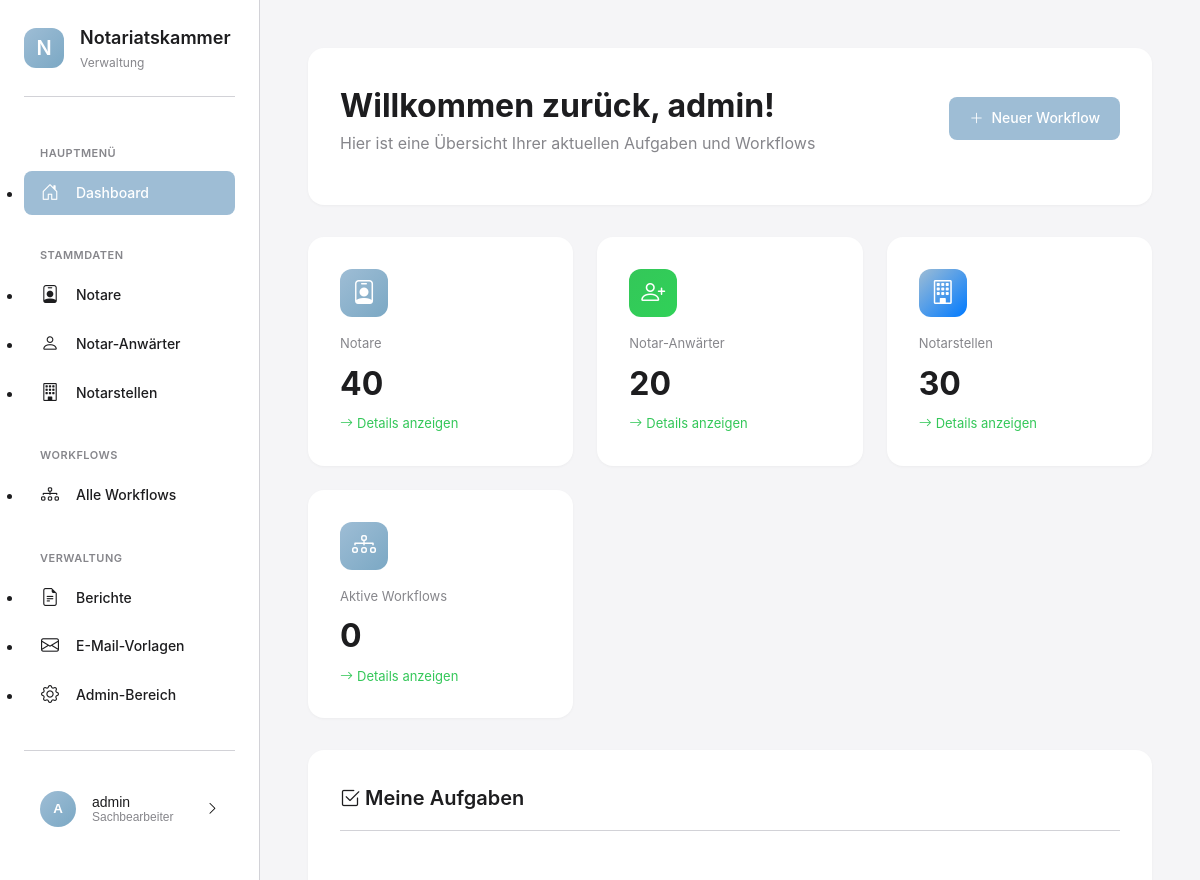
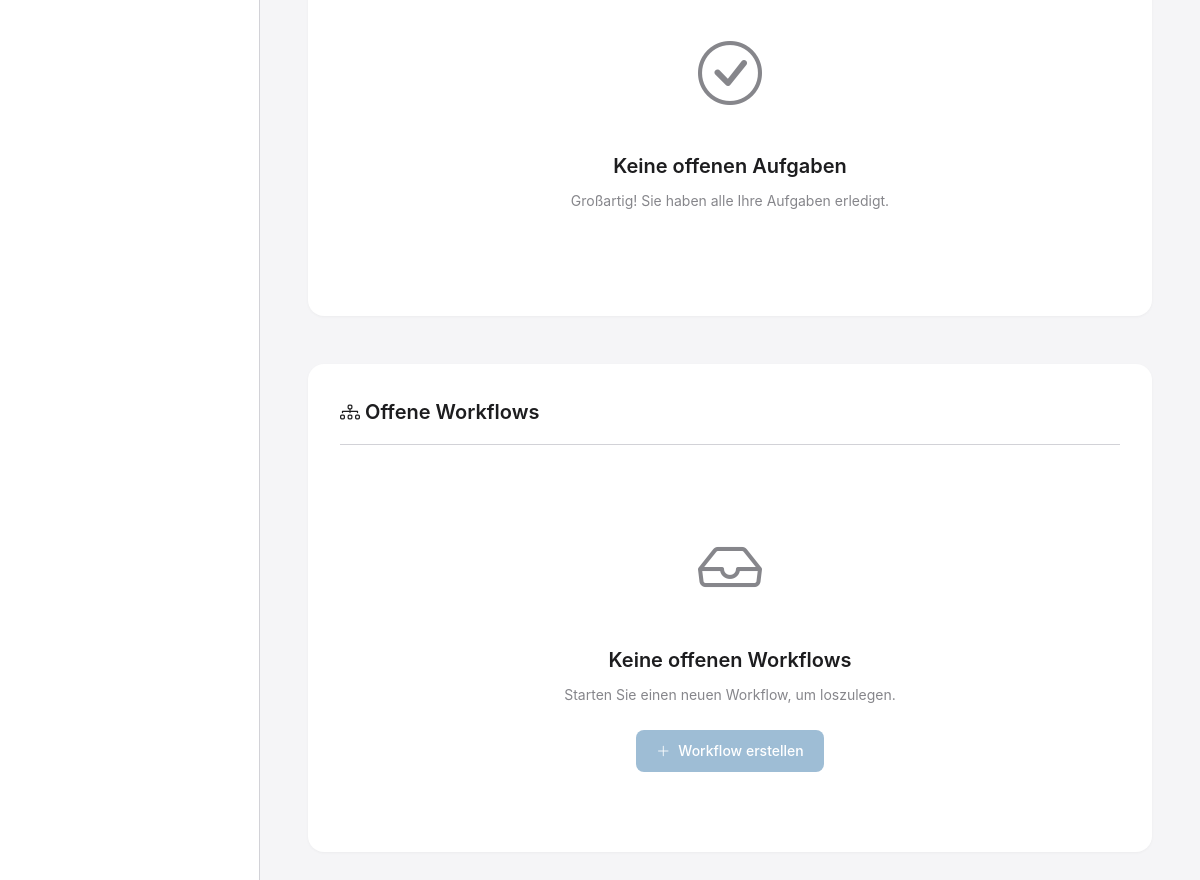
The app's page / (signed in) with its own data (2 pictures, top to bottom).
### apps/benutzer/models.py (models this page shows, shortened)
class KammerBenutzer(AbstractUser):
    ROLLEN = [
        ('admin', 'Administrator'),
        ('sachbearbeiter', 'Sachbearbeiter'),
        ('leitung', 'Leitung'),
    ]
    rolle = models.CharField(
        max_length=20,
        choices=ROLLEN,
        default='sachbearbeiter',
        verbose_name='Rolle'
    )
    abteilung = models.CharField(
        max_length=100,
        blank=True,
        verbose_name='Abteilung',
        help_text='z.B. "Zulassungen", "Aufsicht", "Allgemein"'
    )
    telefon = models.CharField(
        max_length=50,
        blank=True,
        verbose_name='Telefon'
    )
    class Meta:
        verbose_name = 'Kammermitarbeiter'
        verbose_name_plural = 'Kammermitarbeiter'
        ordering = ['last_name', 'first_name']

### apps/workflows/views.py (the view)
# urls.py: path('', views.dashboard_view, name='dashboard'),
@login_required
def dashboard_view(request):
    benutzer = request.user
    statistiken = {
        'notare_gesamt': Notar.objects.filter(ist_aktiv=True).count(),
        'anwaerter_gesamt': NotarAnwaerter.objects.filter(ist_aktiv=True).count(),
        'notarstellen_gesamt': Notarstelle.objects.filter(ist_aktiv=True).count(),
        'workflows_aktiv': WorkflowInstanz.objects.filter(status='aktiv').count(),
        'workflows_gesamt': WorkflowInstanz.objects.count(),
    }
    offene_workflows = WorkflowService.offene_workflows_holen()[:10]
    workflows_nach_status = WorkflowInstanz.objects.values('status').annotate(
        anzahl=Count('id')
    ).order_by('status')
    context = {
        'statistiken': statistiken,
        'offene_workflows': offene_workflows,
        'workflows_nach_status': workflows_nach_status,
    }
    return render(request, 'workflows/dashboard.html', context)

### apps/workflows/services.py (called while the page is built)
    @staticmethod
    def offene_workflows_holen():
        return WorkflowInstanz.objects.filter(
            status='aktiv'
        ).select_related(
            'workflow_typ',
            'erstellt_von',
            'betroffene_person'
        ).order_by('-erstellt_am')

### templates/workflows/dashboard.html (shortened to what this page needs)
{% extends 'base_modern.html' %}
{% load static %}
{% block content %}
<div class="page-header">
    <div class="page-header-top">
        <div>
            <h1 class="page-title">Willkommen zurück, {{ user.get_full_name|default:user.username }}!</h1>
            <p class="page-subtitle">Hier ist eine Übersicht Ihrer aktuellen Aufgaben und Workflows</p>
        </div>
        <div class="page-actions">
            <a href="{% url 'workflow_erstellen' %}" class="btn btn-primary">
                <i class="bi bi-plus-lg"></i>
                Neuer Workflow
            </a>
        </div>
    </div>
</div>
<div class="stats-grid">
    <div class="stat-card">
        <div class="stat-card-icon orange">
            <i class="bi bi-person-badge"></i>
        </div>
        <div class="stat-card-label">Notare</div>
        <div class="stat-card-value">{{ statistiken.notare_gesamt }}</div>
        <div class="stat-card-change">
            <i class="bi bi-arrow-right"></i>
            <a href="{% url 'notare_liste' %}" style="color: inherit; text-decoration: none;">Details anzeigen</a>
        </div>
    </div>
    <div class="stat-card">
        <div class="stat-card-icon green">
            <i class="bi bi-person-plus"></i>
        </div>
        <div class="stat-card-label">Notar-Anwärter</div>
        <div class="stat-card-value">{{ statistiken.anwaerter_gesamt }}</div>
        <div class="stat-card-change">
            <i class="bi bi-arrow-right"></i>
            <a href="{% url 'anwaerter_liste' %}" style="color: inherit; text-decoration: none;">Details anzeigen</a>
        </div>
    </div>
    <div class="stat-card">
        <div class="stat-card-icon blue">
            <i class="bi bi-building"></i>
        </div>
        <div class="stat-card-label">Notarstellen</div>
        <div class="stat-card-value">{{ statistiken.notarstellen_gesamt }}</div>
        <div class="stat-card-change">
            <i class="bi bi-arrow-right"></i>
            <a href="{% url 'notarstellen_liste' %}" style="color: inherit; text-decoration: none;">Details anzeigen</a>
        </div>
    </div>
    <div class="stat-card">
        <div class="stat-card-icon orange">
            <i class="bi bi-diagram-3"></i>
        </div>
        <div class="stat-card-label">Aktive Workflows</div>
        <div class="stat-card-value">{{ statistiken.workflows_aktiv }}</div>
        <div class="stat-card-change">
            <i class="bi bi-arrow-right"></i>
            <a href="{% url 'workflow_liste' %}" style="color: inherit; text-decoration: none;">Details anzeigen</a>
        </div>
    </div>
</div>
<div style="display: grid; grid-template-columns: repeat(auto-fit, minmax(500px, 1fr)); gap: var(--spacing-lg); margin-bottom: var(--spacing-xl);">
    <div class="card">
        <div class="card-header">
            <h2 class="card-title">
                <i class="bi bi-check2-square"></i> Meine Aufgaben
            </h2>
        </div>
        <div class="card-body" style="padding: 0;">
            {% if meine_aufgaben %}
                {% for aufgabe in meine_aufgaben %}
                <a href="{% url 'workflow_detail' aufgabe.workflow_instanz.id %}"
                   style="display: block; padding: var(--spacing-lg); border-bottom: 1px solid var(--border-color); text-decoration: none; color: inherit; transition: background 0.2s;"
                   onmouseover="this.style.background='var(--bg-primary)'"
                   onmouseout="this.style.background='transparent'">
                    <div style="display: flex; justify-content: space-between; align-items-start; margin-bottom: var(--spacing-sm);">
                        <div style="font-weight: 600; color: var(--text-primary);">
                            {{ aufgabe.workflow_schritt.name }}
                        </div>
                        <span class="badge badge-warning">
                            Schritt {{ aufgabe.workflow_schritt.reihenfolge }}
                        </span>
                    </div>
                    <div style="font-size: 14px; color: var(--text-secondary); margin-bottom: var(--spacing-xs);">
                        <i class="bi bi-diagram-3"></i> {{ aufgabe.workflow_instanz.name }}
                    </div>
                    <div style="font-size: 13px; color: var(--text-secondary);">
                        {{ aufgabe.workflow_instanz.workflow_typ.name }}
                        {% if aufgabe.faellig_am %}
                        <span style="margin-left: 12px; color: var(--danger);">
                            <i class="bi bi-calendar-event"></i> Fällig: {{ aufgabe.faellig_am|date:"d.m.Y" }}
                        </span>
                        {% endif %}
                    </div>
                </a>
                {% endfor %}
                <div style="padding: var(--spacing-lg); text-align: center;">
                    <a href="{% url 'meine_aufgaben' %}" class="btn btn-secondary">
                        Alle Aufgaben anzeigen
                        <i class="bi bi-arrow-right"></i>
                    </a>
                </div>
            {% else %}
                <div class="empty-state" style="padding: var(--spacing-2xl);">
                    <div class="empty-state-icon">
                        <i class="bi bi-check-circle"></i>
                    </div>
                    <h3 class="empty-state-title">Keine offenen Aufgaben</h3>
                    <p class="empty-state-text">Großartig! Sie haben alle Ihre Aufgaben erledigt.</p>
                </div>
            {% endif %}
        </div>
    </div>
    <div class="card">
        <div class="card-header">
            <h2 class="card-title">
                <i class="bi bi-diagram-3"></i> Offene Workflows
            </h2>
        </div>
        <div class="card-body" style="padding: 0;">
            {% if offene_workflows %}
                {% for workflow in offene_workflows %}
                <a href="{% url 'workflow_detail' workflow.id %}"
                   style="display: block; padding: var(--spacing-lg); border-bottom: 1px solid var(--border-color); text-decoration: none; color: inherit; transition: background 0.2s;"
                   onmouseover="this.style.background='var(--bg-primary)'"
                   onmouseout="this.style.background='transparent'">
                    <div style="display: flex; justify-content: space-between; align-items-start; margin-bottom: var(--spacing-sm);">
                        <div style="font-weight: 600; color: var(--text-primary);">
                            {{ workflow.name }}
                        </div>
                        <span class="badge {% if workflow.status == 'aktiv' %}badge-success{% else %}badge-warning{% endif %}">
                            {{ workflow.get_status_display }}
                        </span>
                    </div>
                    <div style="font-size: 14px; color: var(--text-secondary); margin-bottom: var(--spacing-sm);">
                        <i class="bi bi-diagram-3"></i> {{ workflow.workflow_typ.name }}
                        {% if workflow.aktenzeichen %}
                        <span style="margin-left: 12px;">
                            <i class="bi bi-file-text"></i> {{ workflow.aktenzeichen.vollstaendige_nummer }}
                        </span>
                        {% endif %}
                    </div>
                    <div style="display: flex; align-items: center; gap: var(--spacing-sm);">
                        <div class="progress" style="flex: 1;">
                            <div class="progress-bar" style="width: {{ workflow.fortschritt_prozent }}%;"></div>
                        </div>
                        <div style="font-size: 13px; font-weight: 600; color: var(--text-secondary); min-width: 40px;">
                            {{ workflow.fortschritt_prozent }}%
                        </div>
                    </div>
                </a>
                {% endfor %}
                <div style="padding: var(--spacing-lg); text-align: center;">
                    <a href="{% url 'workflow_liste' %}" class="btn btn-secondary">
                        Alle Workflows anzeigen
                        <i class="bi bi-arrow-right"></i>
                    </a>
                </div>
            {% else %}
                <div class="empty-state" style="padding: var(--spacing-2xl);">
                    <div class="empty-state-icon">
                        <i class="bi bi-inbox"></i>
                    </div>
                    <h3 class="empty-state-title">Keine offenen Workflows</h3>
                    <p class="empty-state-text">Starten Sie einen neuen Workflow, um loszulegen.</p>
                    <a href="{% url 'workflow_erstellen' %}" class="btn btn-primary">
                        <i class="bi bi-plus-lg"></i>
                        Workflow erstellen
                    </a>
                </div>
            {% endif %}
        </div>
    </div>
</div>
{% endblock %}

### templates/base_modern.html (shortened to what this page needs)
{% load static %}
<!DOCTYPE html>
<html lang="de">
<head>
    <link rel="stylesheet" href="https://cdn.jsdelivr.net/npm/bootstrap-icons@1.11.3/font/bootstrap-icons.min.css">
    <link rel="stylesheet" href="{% static 'css/modern-style.css' %}">
</head>
<body>
    <aside class="sidebar">
        <div class="sidebar-logo">
            <div class="sidebar-logo-icon">
                N
            </div>
            <div class="sidebar-logo-text">
                <h1>Notariatskammer</h1>
                <p>Verwaltung</p>
            </div>
        </div>
        <nav class="sidebar-nav">
            <div class="sidebar-nav-section">
                <div class="sidebar-nav-section-title">Hauptmenü</div>
                <ul>
                    <li class="sidebar-nav-item">
                        <a href="{% url 'dashboard' %}" class="sidebar-nav-link {% if request.resolver_match.url_name == 'dashboard' %}active{% endif %}">
                            <i class="bi bi-house-door"></i>
                            <span>Dashboard</span>
                        </a>
                    </li>
                </ul>
            </div>
            <div class="sidebar-nav-section">
                <div class="sidebar-nav-section-title">Stammdaten</div>
                <ul>
                    <li class="sidebar-nav-item">
                        <a href="{% url 'notare_liste' %}" class="sidebar-nav-link {% if 'notare' in request.path %}active{% endif %}">
                            <i class="bi bi-person-badge"></i>
                            <span>Notare</span>
                        </a>
                    </li>
                    <li class="sidebar-nav-item">
                        <a href="{% url 'anwaerter_liste' %}" class="sidebar-nav-link {% if 'anwaerter' in request.path %}active{% endif %}">
                            <i class="bi bi-person"></i>
                            <span>Notar-Anwärter</span>
                        </a>
                    </li>
                    <li class="sidebar-nav-item">
                        <a href="{% url 'notarstellen_liste' %}" class="sidebar-nav-link {% if 'notarstellen' in request.path %}active{% endif %}">
                            <i class="bi bi-building"></i>
                            <span>Notarstellen</span>
                        </a>
                    </li>
                </ul>
            </div>
            <div class="sidebar-nav-section">
                <div class="sidebar-nav-section-title">Workflows</div>
                <ul>
                    <li class="sidebar-nav-item">
                        <a href="{% url 'workflow_liste' %}" class="sidebar-nav-link {% if 'workflows' in request.path and 'workflow_liste' in request.resolver_match.url_name %}active{% endif %}">
                            <i class="bi bi-diagram-3"></i>
                            <span>Alle Workflows</span>
                        </a>
                    </li>
                </ul>
            </div>
            <div class="sidebar-nav-section">
                <div class="sidebar-nav-section-title">Verwaltung</div>
                <ul>
                    <li class="sidebar-nav-item">
                        <a href="{% url 'berichte_uebersicht' %}" class="sidebar-nav-link {% if 'berichte' in request.path %}active{% endif %}">
                            <i class="bi bi-file-earmark-text"></i>
                            <span>Berichte</span>
                        </a>
                    </li>
                    <li class="sidebar-nav-item">
                        <a href="{% url 'vorlagen_liste' %}" class="sidebar-nav-link {% if 'emails' in request.path %}active{% endif %}">
                            <i class="bi bi-envelope"></i>
                            <span>E-Mail-Vorlagen</span>
                        </a>
                    </li>
                    <li class="sidebar-nav-item">
                        <a href="/admin/" class="sidebar-nav-link">
                            <i class="bi bi-gear"></i>
                            <span>Admin-Bereich</span>
                        </a>
                    </li>
                </ul>
            </div>
        </nav>
        <div class="user-menu">
            <button class="user-menu-button" onclick="toggleUserMenu()">
                <div class="user-avatar">
                    {{ user.first_name.0|default:user.username.0|upper }}
                </div>
                <div class="user-info">
                    <div class="user-name">{{ user.get_full_name|default:user.username }}</div>
                    <div class="user-role">{{ user.get_rolle_display|default:"Benutzer" }}</div>
                </div>
                <i class="bi bi-chevron-right"></i>
            </button>
        </div>
    </aside>
    <main class="main-content">
        {% block content %}{% endblock %}
    </main>
</body>
</html>

### records on screen
KammerBenutzer: first_name.0 "A", get_full_name "admin", rolle "Sachbearbeiter"

### other values on screen
{{ statistiken.notare_gesamt }} "40"
{{ statistiken.anwaerter_gesamt }} "20"
{{ statistiken.notarstellen_gesamt }} "30"
{{ statistiken.workflows_aktiv }} "0"
